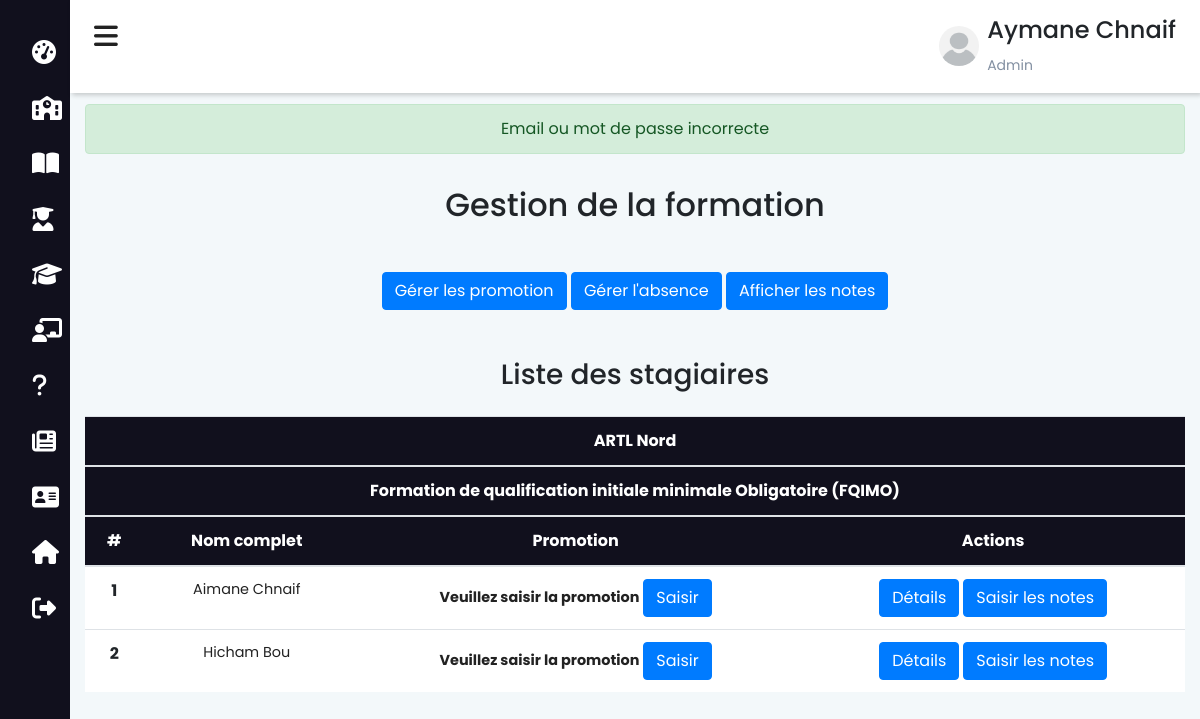
The page /admin/gestion-formation?id=16 (signed in) on the database its author committed.
### tables this page shows
CREATE TABLE `formation` (
  `for_id` int(11) NOT NULL,
  `for_nom` varchar(200) NOT NULL,
  `for_nom_arab` varchar(200) NOT NULL,
  `for_pres` text NOT NULL,
  `for_pres_arab` text NOT NULL,
  `for_descr` text NOT NULL,
  `for_desc_arab` text NOT NULL
);

CREATE TABLE `etudiant` (
  `etud_id` int(11) NOT NULL,
  `etud_nom` varchar(200) NOT NULL,
  `etud_nom_arab` varchar(200) NOT NULL,
  `etud_prenom` varchar(200) NOT NULL,
  `etud_prenom_arabe` varchar(200) NOT NULL,
  `etud_email` varchar(200) NOT NULL,
  `etud_telephone` varchar(200) NOT NULL,
  `etud_motdepasse` varchar(200) NOT NULL,
  `etud_cin` varchar(200) NOT NULL,
  `etud_formation` int(11) NOT NULL,
  `etud_naissance` date NOT NULL,
  `etud_lieu_naissance` varchar(50) NOT NULL,
  `etud_adress` varchar(200) NOT NULL,
  `etud_permis` varchar(200) NOT NULL,
  `etud_cat_permis` varchar(200) NOT NULL,
  `etude_carte_pro` varchar(200) NOT NULL,
  `etud_permis_obt` date NOT NULL DEFAULT current_timestamp(),
  `etud_scan_cin` varchar(200) NOT NULL,
  `etud_scan_permis` varchar(200) NOT NULL,
  `etud_scan_visite` varchar(200) NOT NULL,
  `etud_promos` int(11) DEFAULT NULL,
  `etud_image` varchar(500) NOT NULL,
  `etud_inscription` date NOT NULL DEFAULT current_timestamp()
);

### functions/db.php (called while the page is built, shortened)
<?php
    class DBController{
        protected $host = "localhost";
        protected $user = "root";
        protected $password = "";
        protected $db = "ecole";
        public function __construct(){
            $this->conn = mysqli_connect($this->host, $this->user, $this->password, $this->db);
        }
    }
?>

### session.php (called while the page is built, shortened)
<?php
    require("functions/db.php");
    require("functions/etudiant.php");
    $db = new DBController();
    $data = new Etudiant($db);
?>

### functions/etudiant.php (called while the page is built, shortened)
<?php
    class Etudiant{
        public $db = null;
        public function __construct(DBController $db){
            $this->db = $db;
        }
        public function getEtudiantNotes(){
            $result = $this->db->conn->query("SELECT * FROM `etudiant` RIGHT JOIN `formation` ON etud_formation=for_id LEFT JOIN `promos`
                        ON etud_promos=pro_id");
            $resultArray = array();
            while ($item = mysqli_fetch_array($result, MYSQLI_ASSOC)){
                $resultArray[] = $item;
            }
            return $resultArray;
        }
    }
?>

### admin/gestion-formation.php (the view, shortened to what this page needs)
<?php include_once "../session.php"; ?>
<!DOCTYPE html>
<html lang="fr">
<head>
    <?php
        include_once "../includes/header.php";
    ?>
</head>
<?php
$id = $_GET['id'];
$etudiants = $data->getEtudiantNotes();
foreach ($etudiants as $etudiant) {
    if ($etudiant['for_id'] == $id) {
        $fornom = $etudiant['for_nom'];
        $for_id = $etudiant['for_id'];
    }
}
?>
<body>
    <?php include_once "navbar-admin.php"; ?>
    <div class="main-content">
        <header>
            <?php include 'admin.php' ?>
        </header>
        <div class="container mt-5 pt-5">
            <?php
                if(isset($_SESSION['status'])){
            ?>
            <div class="alert alert-success text-center mt-2" role="alert"><?php echo $_SESSION['status']?></div>
            <?php
                }
            ?>
            <div class="text-center py-3">
                <h2>Gestion de la formation</h2>
            </div>
            <div class="text-center mt-4">
                <?php
                foreach ($etudiants as $etudiant) {
                    if ($etudiant['for_id'] == $id) {
                        if ($etudiant['etud_formation'] != $etudiant['for_id']) {
                            $class = 'd-none';
                        } else {
                            $class = 'd-block';
                        }
                    }
                }
                ?>
                <div class="<?php echo $class ?>">
                    <a href="gérer-promotion" target="_blank" class="btn btn-primary">Gérer les promotion</a>
                    <a href="absence?id=<?php echo $for_id ?>" target="_blank" class="btn btn-primary">Gérer l'absence</a>
                    <a href="notes?id=<?php echo $for_id ?>" target="_blank" class="btn btn-primary">Afficher les notes</a>
                </div>
            </div>
            <div class="text-center pt-5 pb-3">
                <h3>Liste des stagiaires</h3>
            </div>
            <table class="table table-hover bg-white">
                <thead class="text-center text-white" style="background-color: #11101d;">
                    <tr>
                        <th scope="col" colspan="9">ARTL Nord</th>
                    </tr>
                    <tr>
                        <th scope="col" colspan="9"><?= $fornom ?></th>
                    </tr>
                    <tr>
                        <th scope="col">#</th>
                        <th scope="col">Nom complet</th>
                        <th scope="col">Promotion</th>
                        <th scope="col">Actions</th>
                    </tr>
                </thead>
                <tbody class="text-center">
                    <?php
                    $i = 1;
                    foreach ($etudiants as $etudiant) {
                        if ($etudiant['for_id'] == $id) {
                            if ($etudiant['etud_formation'] != $etudiant['for_id']) {
                    ?>
                                <tr>
                                    <th scope="row" colspan="4">
                                        <h2>Pas de stagiaires</h2>
                                    </th>
                                </tr>
                            <?php
                            } else {
                            ?>
                                <tr>
                                    <th scope="row"><?php echo $i++ ?></th>
                                    <td><?php echo $etudiant['etud_prenom'] . " " . $etudiant['etud_nom']; ?></td>
                                    <td>
                                        <?php
                                            if($etudiant['etud_promos'] == 0 ){
                                        ?>
                                        <b>Veuillez saisir la promotion</b>
                                        <button type="button" class="btn btn-primary btn-id" id="btn-id" data-toggle="modal" data-target="#modal" data-id="<?php echo $etudiant['etud_id'] ?>">Saisir</button>
                                        <?php
                                            }else{
                                        ?>
                                        Promotion <?php echo $etudiant['pro_groupe'] ?>
                                        <?php
                                            }
                                        ?>
                                    </td>
                                    <td>
                                        <button type="button" class="btn btn-primary btn-id" id="btn-id" data-toggle="modal" data-target="#exampleModal" data-id="<?php echo $etudiant['etud_id'] ?>">Détails</button>
                                        <a href="saisir-notes?id=<?php echo $etudiant['etud_id'] ?>" target="_blank" class="btn btn-primary">Saisir les notes</a>
                                    </td>
                                </tr>
                    <?php
                            }
                        }
                    }
                    ?>
                </tbody>
            </table>
        </div>
</body>
</html>

### includes/style.php (style rules this page uses)
body { background-color: #F3F8FA; }
html { scroll-behavior: smooth; }
* { -webkit-box-sizing: border-box; -moz-box-sizing: border-box; box-sizing: border-box; position: relative; }
:root { --main-color: #11101d; --color-dark: #1D2231; --text-grey: #8390A2; }
* { font-family: 'Poppins', sans-serif; }
.main-content { transition: margin-left 300ms; margin-left: 255px; }
header { background: #fff; display: flex; justify-content: space-between; padding: 1rem 1.5rem; box-shadow: 2px 2px 5px rgba(0, 0, 0, 0.2); position: fixed; left: 254px; top: 0; z-index: 100; width: calc(100% - 254px); transition: left 300ms; }
table { border-collapse: collapse; }
thead tr { border-top: 1px solid #f0f0f0; border-bottom: 2px solid #f0f0f0; }
td { padding: .5rem 1rem; font-size: .9rem; color: #222; }
@media only screen and (max-width: 1200px) { .main-content { margin-left: 70px; } }
@media only screen and (max-width: 1200px) { .main-content header { width: calc(100% - 70px); left: 70px; } }

### admin/navbar-admin.php (style rules this page uses)
* { padding: 0; margin: 0; box-sizing: border-box; list-style: none; text-decoration: none; }

### rows shown on the page
formation: for_nom "Formation de qualification initiale minimale Obligatoire (FQIMO)"
etudiant: etud_prenom "Aimane", etud_nom "Chnaif"
etudiant: etud_prenom "Hicham", etud_nom "Bou"

### other values the page prints
$_SESSION['prenom'] "Aymane"
$_SESSION['nom'] "Chnaif"
$_SESSION['status'] "Email ou mot de passe incorrecte"
